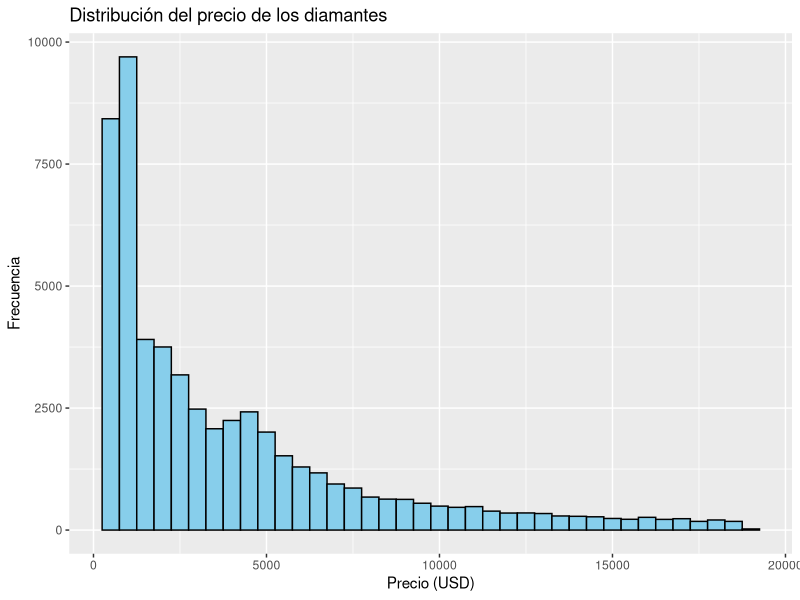
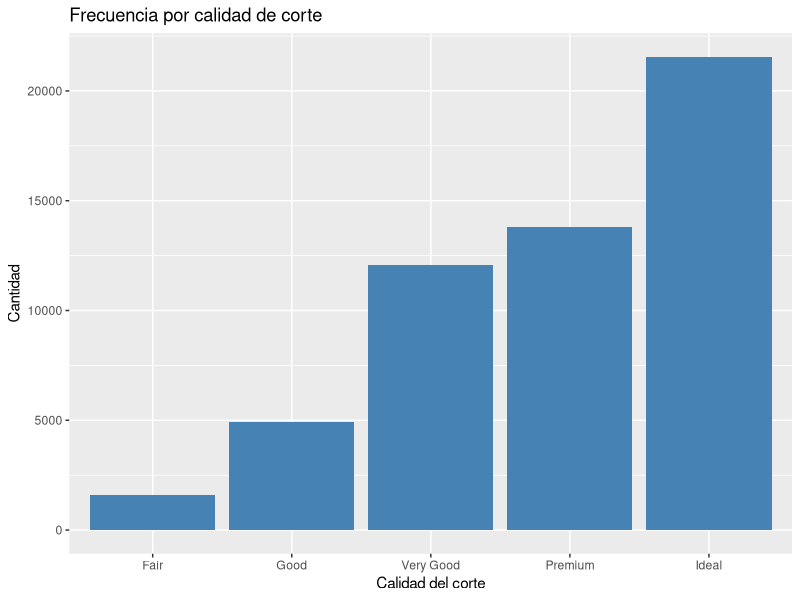
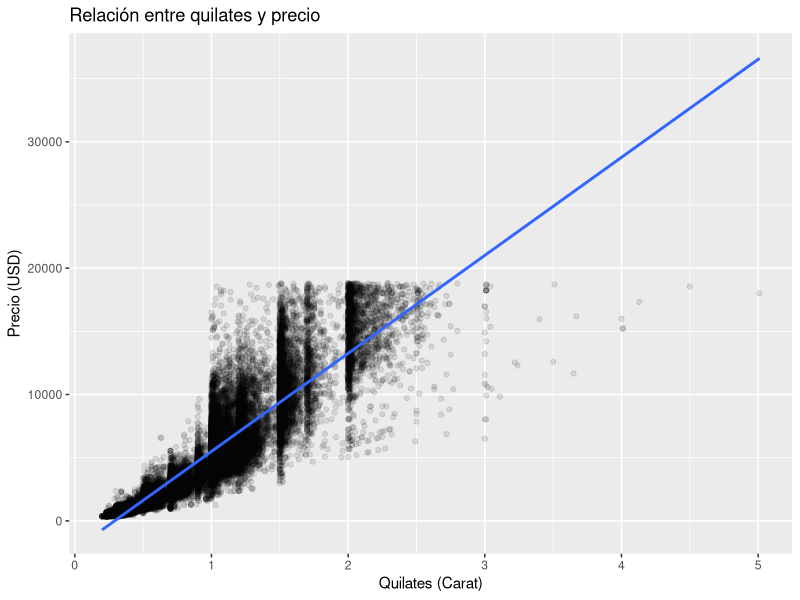
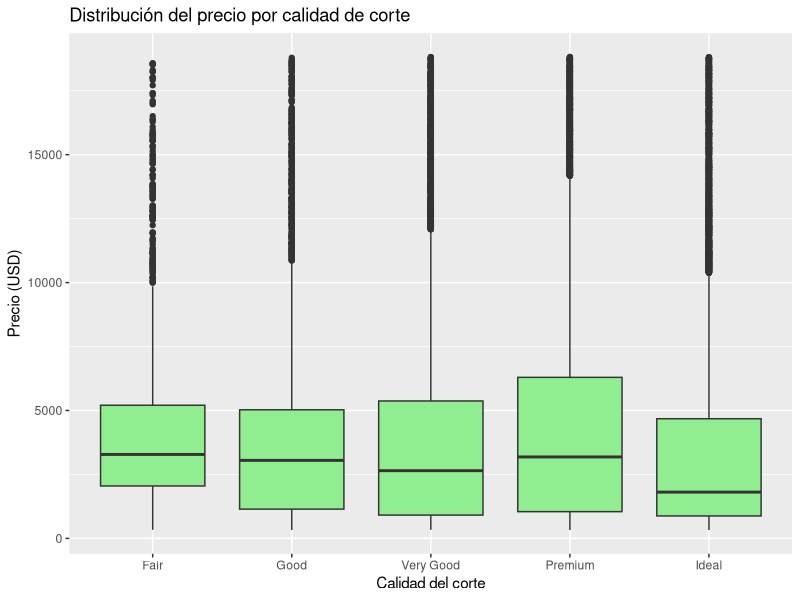
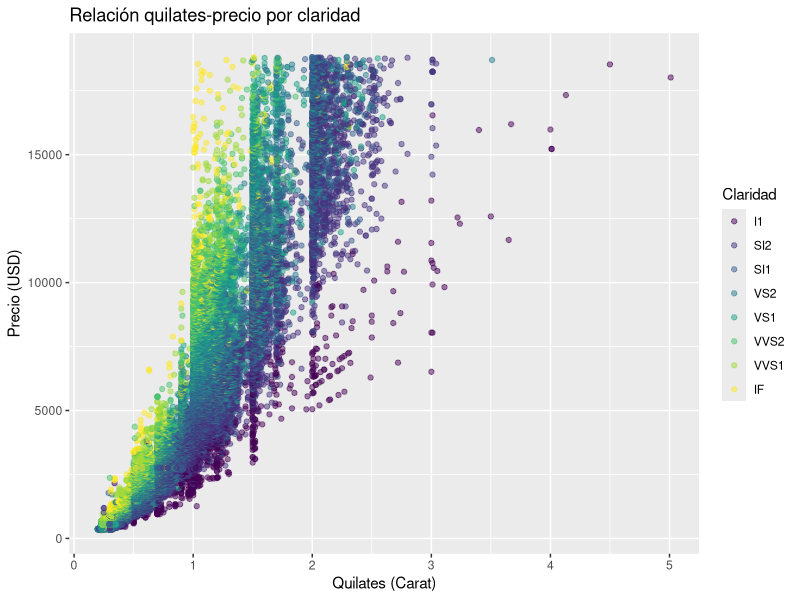

Here is the R script that generated these plots, in order:
## ---- chunk 1
#| output-location: column
#| column: page
#| echo: true
#| warning: false
#| message: false
#| fig-height: 5
#| fig-asp: 0.618

library(tidyverse)
# Usaremos el dataset 'diamonds' que viene incluido en ggplot2
datos_diamantes <- diamonds

# Histograma del precio de los diamantes
ggplot(data = datos_diamantes, mapping = aes(x = price)) +
  geom_histogram(binwidth = 500, fill = "skyblue", color = "black") +
  labs(title = "Distribución del precio de los diamantes",
       x = "Precio (USD)",
       y = "Frecuencia")
## ---- chunk 2
#| output-location: column
#| column: page
#| echo: true
#| warning: false
#| message: false
#| fig-height: 5
#| fig-asp: 0.618

# Gráfico de barras de la calidad del corte de los diamantes
ggplot(data = datos_diamantes, mapping = aes(x = cut)) +
  geom_bar(fill = "steelblue") +
  labs(title = "Frecuencia por calidad de corte",
       x = "Calidad del corte",
       y = "Cantidad")
## ---- chunk 3
#| output-location: column
#| column: page
#| echo: true
#| warning: false
#| message: false
#| fig-height: 5
#| fig-asp: 0.618

# Relación entre quilates (carat) y precio (price)
ggplot(data = datos_diamantes, mapping = aes(x = carat, y = price)) +
  geom_point(alpha = 0.1) + # alpha regula la transparencia
  geom_smooth(method = "lm") + # 
  labs(title = "Relación entre quilates y precio",
       x = "Quilates (Carat)",
       y = "Precio (USD)")
## ---- chunk 4
#| output-location: column
#| column: page
#| echo: true
#| warning: false
#| message: false
#| fig-height: 5
#| fig-asp: 0.618

# Distribución del precio según la calidad del corte
ggplot(data = datos_diamantes, mapping = aes(x = cut, y = price)) +
  geom_boxplot(fill = "lightgreen") +
  labs(title = "Distribución del precio por calidad de corte",
       x = "Calidad del corte",
       y = "Precio (USD)")
## ---- chunk 5
#| output-location: column
#| column: page
#| echo: true
#| warning: false
#| message: false
#| fig-height: 5
#| fig-asp: 0.618


# Relación entre quilates y precio, coloreando por claridad (clarity)
ggplot(data = datos_diamantes, mapping = aes(x = carat, y = price, color = clarity)) +
  geom_point(alpha = 0.5) +
  labs(title = "Relación quilates-precio por claridad",
       x = "Quilates (Carat)",
       y = "Precio (USD)",
       color = "Claridad") # Modifica el título de la leyenda
